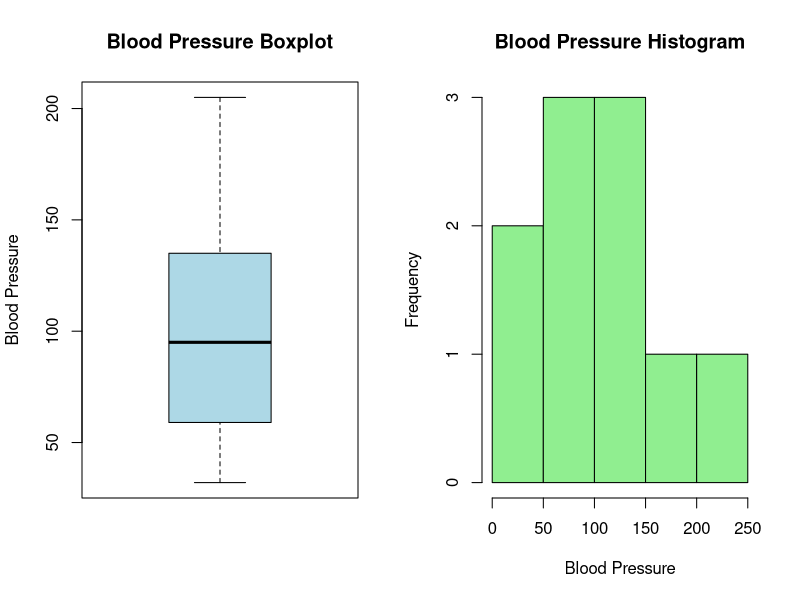
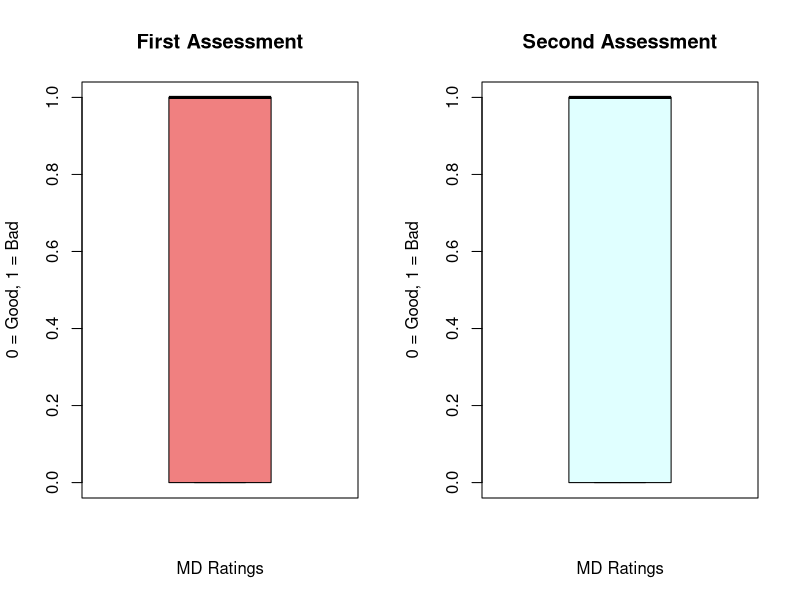
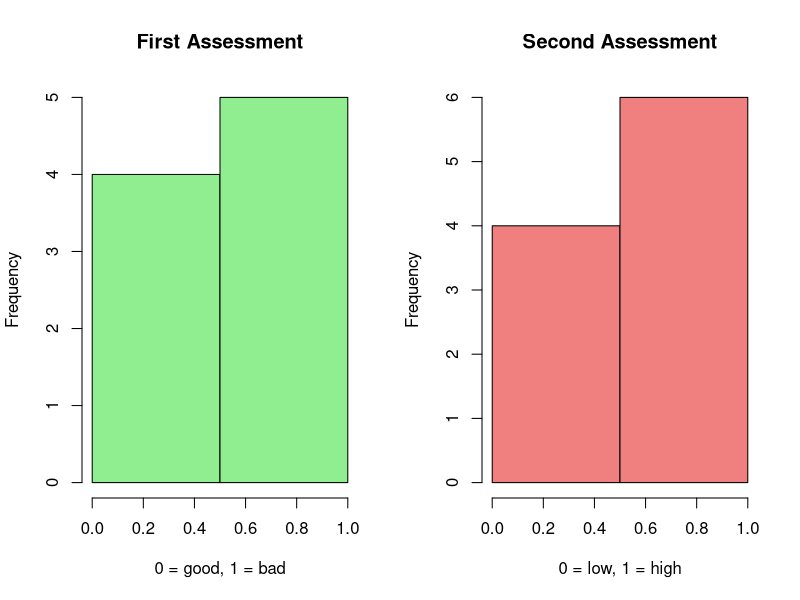

Recreate these plots in R, in order.
# Load data
Frequency <- c(0.6, 0.3, 0.4, 0.4, 0.2, 0.6, 0.3, 0.4, 0.9, 0.2)
BP <- c(103, 87, 32, 42, 59, 109, 78, 205, 135, 176)
First <- c(1, 1, 1, 1, 0, 0, 0, 0, NA, 1)
Second <- c(0, 0, 1, 1, 0, 0, 1, 1, 1, 1)
FinalDecision <- c(0, 1, 0, 1, 0, 1, 0, 1, 1, 1)
# Create dataframe
data <- data.frame(Frequency, BP, First, Second, FinalDecision)

# Set up the plotting area
par(mfrow = c(1, 2))
# Boxplot for BP
boxplot(data$BP, main = "Blood Pressure Boxplot", col = "lightblue", ylab = "Blood Pressure")
# Histogram for BP
hist(data$BP, main = "Blood Pressure Histogram", col = "lightgreen", xlab = "Blood Pressure", breaks = 5)

# Boxplots for First and Second assessments
# Reset the plotting area for side by side
par(mfrow = c(1, 2))  
#Boxplot for First Assessment
boxplot(data$First, name = "First Assessment",
        main = "First Assessment", col = c("lightcoral"), xlab = "MD Ratings", ylab = "0 = Good, 1 = Bad")
#Boxplot for Second Assessment
boxplot(data$Second, name = "Second Assessment",
        main = "Second Assessment", col = c("lightcyan"), xlab = "MD Ratings", ylab = "0 = Good, 1 = Bad")


# Histograms for First and Second assessments
# Reset the plotting area for side by side
par(mfrow = c(1, 2))  
# Histogram for First Assessment (excluding NA)
hist(data$First[!is.na(data$First)], main="First Assessment", 
     xlab="0 = good, 1 = bad", ylab="Frequency", breaks = 2, col="lightgreen")
# Histogram for Second Assessment
hist(data$Second, main="Second Assessment", 
     xlab="0 = low, 1 = high", ylab="Frequency", breaks = 2, col="lightcoral")
